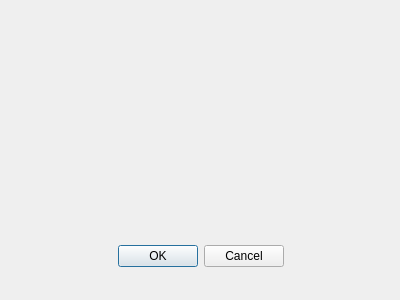
<?xml version="1.0" encoding="UTF-8"?>
<ui version="4.0">
 <class>ProgressBarDialogBase</class>
 <widget class="QDialog" name="ProgressBarDialogBase">
  <property name="geometry">
   <rect>
    <x>0</x>
    <y>0</y>
    <width>400</width>
    <height>300</height>
   </rect>
  </property>
  <property name="windowTitle">
   <string>Progress Bar</string>
  </property>
  <widget class="QDialogButtonBox" name="button_box">
   <property name="geometry">
    <rect>
     <x>30</x>
     <y>240</y>
     <width>341</width>
     <height>32</height>
    </rect>
   </property>
   <property name="orientation">
    <enum>Qt::Horizontal</enum>
   </property>
   <property name="standardButtons">
    <set>QDialogButtonBox::Cancel|QDialogButtonBox::Ok</set>
   </property>
   <property name="centerButtons">
    <bool>true</bool>
   </property>
  </widget>
 </widget>
 <resources/>
 <connections>
  <connection>
   <sender>button_box</sender>
   <signal>accepted()</signal>
   <receiver>ProgressBarDialogBase</receiver>
   <slot>accept()</slot>
   <hints>
    <hint type="sourcelabel">
     <x>20</x>
     <y>20</y>
    </hint>
    <hint type="destinationlabel">
     <x>20</x>
     <y>20</y>
    </hint>
   </hints>
  </connection>
  <connection>
   <sender>button_box</sender>
   <signal>rejected()</signal>
   <receiver>ProgressBarDialogBase</receiver>
   <slot>reject()</slot>
   <hints>
    <hint type="sourcelabel">
     <x>20</x>
     <y>20</y>
    </hint>
    <hint type="destinationlabel">
     <x>20</x>
     <y>20</y>
    </hint>
   </hints>
  </connection>
 </connections>
</ui>
